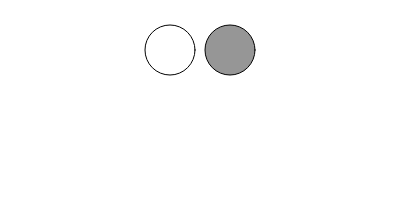
Frame 1 (no input)
Frame 60 (no input): identical to frame 1, image omitted
Frame 120 (the mouse pressed at the canvas centre since frame 60): identical to frame 1, image omitted

The p5.js sketch that drew this single still picture (run headless with seeded random() and noise() and a simulated clock; from frame 60 on, the mouse is pressed at the canvas centre):

// p5.js sketch
// ── sketch.js
var buttons = [];
var backgroundColor;

function setup() {
  createCanvas(400, 200);
  backgroundColor = color(255);

  buttons[0] = new Button(width / 2 - 30, 50, 50, 50, color(255), CENTER);
  buttons[1] = new Button(width / 2 + 30, 50, 50, 50, color(150), CENTER);
}

function draw() {
  background(backgroundColor);

  if (buttons[0].containsCursor()) {
    buttons[0].c = color(100);
  } else {
    buttons[0].c = color(255);
  }

  // Draw the buttons
  buttons.forEach(function(button, idx, array) {
    button.display();
  });
}

function mouseClicked() {
  buttons.forEach(function(button, idx, array) {
    if (button.containsCursor()) {
      backgroundColor = button.c;
      return;
    }
  });
}

//-----------------------------------//

function Button(x, y, w, h, c, mode) {
  if (!mode) {
    mode = CENTER;
  }

  this.x = x;
  this.y = y;
  this.w = w;
  this.h = h;
  this.c = c;
  this.mode = mode;

  this.display = function() {
    push();
    fill(this.c);
    stroke(0);
    ellipseMode(this.mode);
    ellipse(this.x, this.y, this.w, this.h);
    pop();
  }

  this.containsCursor = function() {
    /* This function can handle all the different modes of drawing
     * ellipses. See http://p5js.org/reference/#p5/ellipseMode
     */
    switch (this.mode) {
      case CORNER:
        return sq((2 * mouseX - 2 * this.x - this.w) / this.w) +
               sq((2 * mouseY - 2 * this.y - this.h) / this.h) < 1;
      case CORNERS:
        return sq((2 * mouseX - this.x - this.w) / (this.x - this.w)) +
               sq((2 * mouseY - this.y - this.h) / (this.y - this.h)) < 1;
      case CENTER:
        return sq((mouseX - this.x) / this.w) + sq((mouseY - this.y) / this.h) < 0.25;
      case RADIUS:
        return sq((mouseX - this.x) / this.w) + sq((mouseY - this.y) / this.h) < 1;
      default:
        return false;
    }
  }
}
